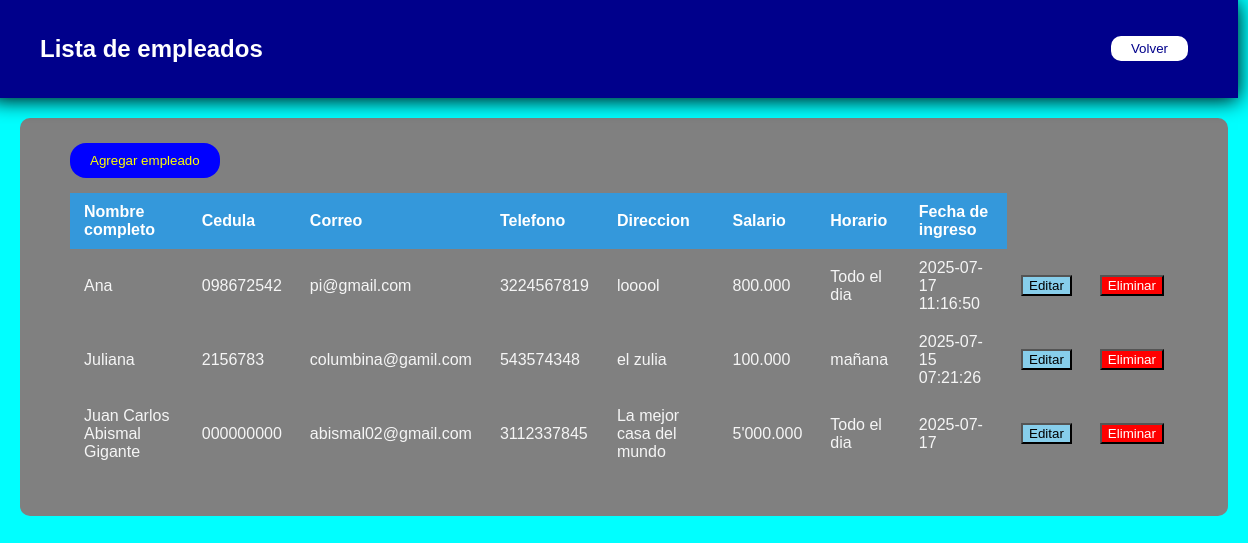
The page /empleados on the database as committed earlier.
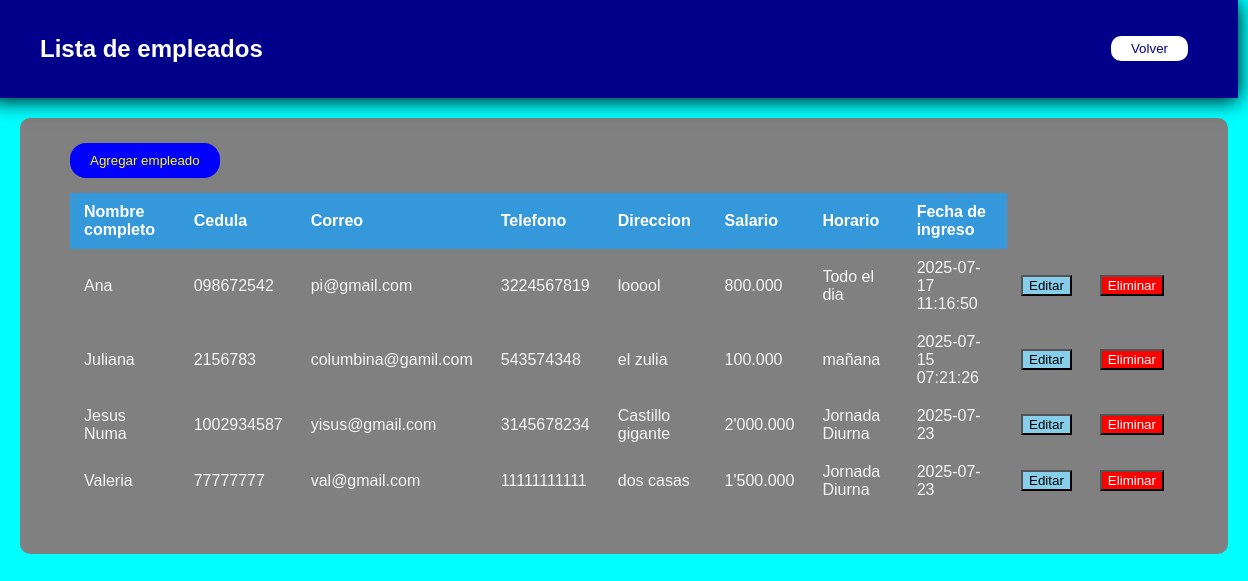
The same page on the database as committed later.
### app.py (models this page shows)
class Empleado(tablita):
    __tablename__="Empleados"
    id=Column(Integer, primary_key=True)
    nombre=Column(String(50), nullable=False)
    cedula=Column(String(50), nullable=False)
    correo=Column(String(50), nullable=False)
    telefono=Column(String(50), nullable=False)
    direccion=Column(String(50), nullable=False)
    salario=Column(String(50), nullable=False)
    horario=Column(String(50), nullable=False)
    fechaingreso=Column(String(50), default=datetime.now().strftime("%Y-%m-%d"))

### app.py (the view)
@app.route('/empleados')
def empleados():
    lista_empleados=session.query(Empleado).all()
    return render_template('empleados.html', empleados=lista_empleados)

### templates/empleados.html (shortened to what this page needs)
<!DOCTYPE html>
<html>
    <head>
        <link rel="stylesheet" href="{{url_for('static', filename='empleados.css')}}">
    </head>
    <body>
        <div class="contenedor">
            <h2>Lista de empleados</h2>
            <a href="{{url_for('administracion')}}"><button class="botonvolver">Volver</button></a>
        </div>
        <section class="panel">
            <a href="{{url_for('agregar_empleado')}}"><button class="agregaremple">Agregar empleado</button></a>
            <table>
                <thead>
                    <tr>
                        <th>Nombre completo</th>
                        <th>Cedula</th>
                        <th>Correo</th>
                        <th>Telefono</th>
                        <th>Direccion</th>
                        <th>Salario</th>
                        <th>Horario</th>
                        <th>Fecha de ingreso</th>
                    </tr>
                </thead>
                <tbody>
                    {% for dato in empleados %}
                    <tr>
                        <td>{{dato.nombre}}</td>
                        <td>{{dato.cedula}}</td>
                        <td>{{dato.correo}}</td>
                        <td>{{dato.telefono}}</td>
                        <td>{{dato.direccion}}</td>
                        <td>{{dato.salario}}</td>
                        <td>{{dato.horario}}</td>
                        <td>{{dato.fechaingreso}}</td>
                        <td>
                            <a href="{{url_for('editar_empleado', id=dato.id)}}"><button>Editar</button></a>
                        </td>
                        <td>
                            <form method="POST" action="{{url_for('eliminar_empleado', id=dato.id)}}" onsubmit="return confirm('¿Seguro que quiere eliminar este empleado?');">
                                <button type="submit">Eliminar</button>
                            </form>
                        </td>
                    </tr>
                    {% endfor %}
                </tbody>
            </table>
        </section>
    </body>
</html>

### static/empleados.css (style rules this page uses)
body { background-color: cyan; background-image: url(https://media.istockphoto.com/id/1305533078/photo/multicolored-straight-strands-texture-background-sewing-equipment-loom-equipment-at-a-garment.jpg?s=612x612&w=0&k=20&c=zGDhSsF_nCyM7vIA0WB3dIqkHE_TpNRDRxWDAqpLFlI=); background-repeat: no-repeat; background-size: cover; font-family: Arial, Helvetica, sans-serif; padding: 20px; margin: 0; color: whitesmoke; }
.panel { background-color: grey; border-radius: 10px; box-shadow: 0, 2px 6px rgb(0, 0, 0, 0.1); max-width: 1200px; margin: auto; padding: 25px 50px; }
h2 { text-align: center; margin-bottom: 20px; color: white; }
.agregaremple { background-color: blue; color: yellow; border: none; border-radius: 16px; padding: 10px 16px; cursor: pointer; margin-bottom: 15px; padding: 10px 20px; }
.contenedor { background-color: darkblue; padding: 15px 50px; position: relative; bottom: 20px; right: 30px; width: 1148px; box-shadow: 0 2px 20px black; display: flex; justify-content: space-between; align-items: center; }
.botonvolver { background-color: white; color: darkblue; cursor: pointer; border: none; border-radius: 10px; padding: 5px 20px; }
table { width: 100%; border-collapse: collapse; margin-bottom: 20px; }
thead { background-color: #3498db; color: white; }
th, td { padding: 10px 14px; text-align: left; border-bottom: 20px; }
button { background-color: skyblue; color: black; }
button[type="submit"] { background-color: red; color: white; }

Rows that differ between the two databases and show on the page:
changed Empleado: nombre "Juan Carlos Abismal Gigante" → "Jesus Numa"; cedula "000000000" → "1002934587"; correo "abismal02@gmail.com" → "yisus@gmail.com"; telefono "3112337845" → "3145678234"; direccion "La mejor casa del mundo" → "Castillo gigante"; salario "5'000.000" → "2'000.000"; horario "Todo el dia" → "Jornada Diurna"; fechaingreso "2025-07-17" → "2025-07-23"
added Empleado: nombre "Valeria", cedula "77777777", correo "val@gmail.com", telefono "11111111111", direccion "dos casas", salario "1'500.000", horario "Jornada Diurna", fechaingreso "2025-07-23"
